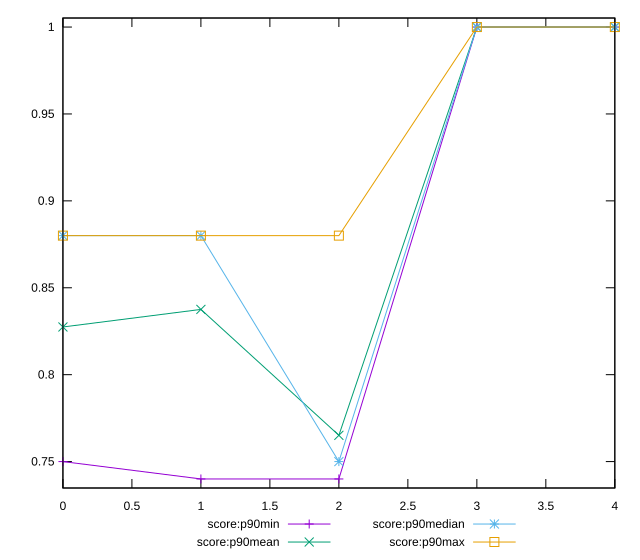

Write the gnuplot code that produced this figure.
reset

$scoreP90Min <<EOF
0 0.75
1 0.74
2 0.74
3 1
4 1
EOF

$scoreP90Mean <<EOF
0 0.8274468085106383
1 0.8375531914893619
2 0.7651063829787237
3 1
4 1
EOF

$scoreP90Median <<EOF
0 0.88
1 0.88
2 0.75
3 1
4 1
EOF

$scoreP90Max <<EOF
0 0.88
1 0.88
2 0.88
3 1
4 1
EOF

set key outside below
set xrange [0:4]
set yrange [0.7348:1.0052]
set trange [0.7348:1.0052]
set terminal svg size 640, 560 enhanced background rgb 'white'
set output "report_00017_2021-02-10T15-08-03.406Z/offscreen-images/progression/score.svg"

plot $scoreP90Min title "score:p90min" with linespoints, \
     $scoreP90Mean title "score:p90mean" with linespoints, \
     $scoreP90Median title "score:p90median" with linespoints, \
     $scoreP90Max title "score:p90max" with linespoints

reset
